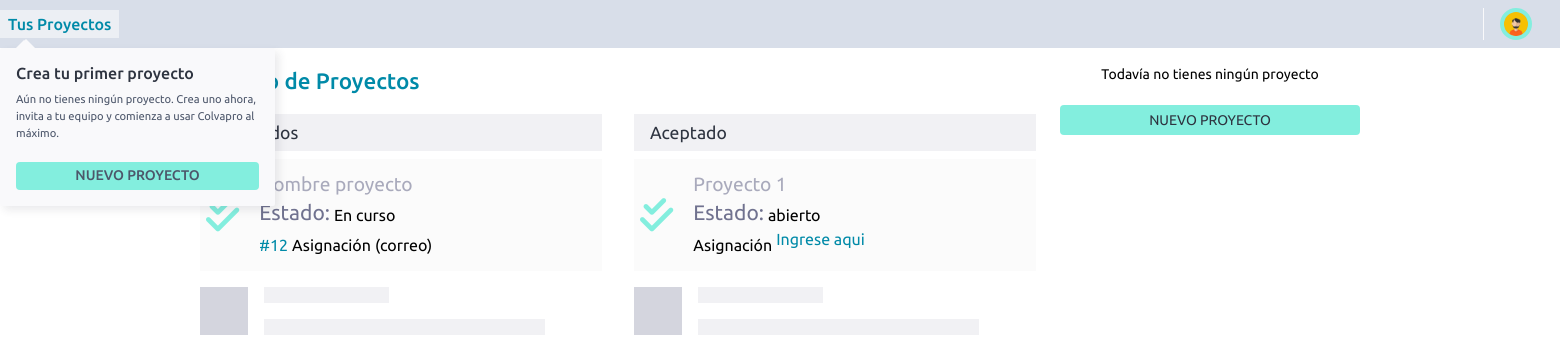
Page /project/manager/1/ on the earlier database version.
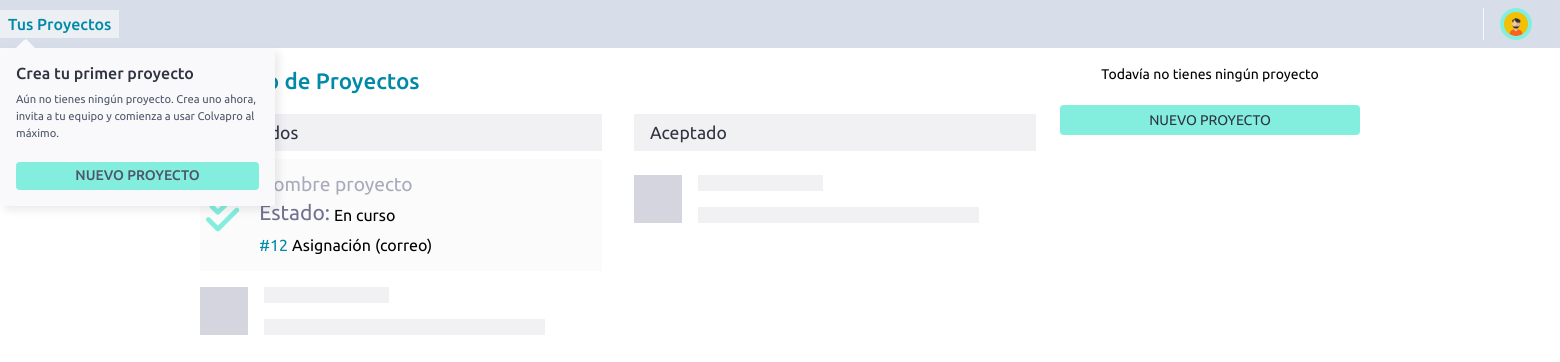
Same page on the later database version.
### gestor/models.py (models this page shows)
class Proyecto(models.Model):
    STATES = (
        ('abierto', 'Abierto'),
        ('suspendido', 'Suspendido'),
        ('cerrado', 'Cerrado'),
    )
    CATEGORIA = (
        ('I', 'Tipo I'),
        ('II', 'Tipo II'),
        ('III', 'Tipo III'),
        ('IV', 'Tipo IV'),
    )
    FASES = (
        ('inicio', 'Inicio'),
        ('planeacion', 'Planeación'),
        ('ejecucion', 'Ejecución'),
        ('monitoreo_control', 'Monitoreo y Control'),
        ('cierre', 'Cierre'),
    )
    TYPE =(
        ('abierto', 'Proyectos Integración'),
        ('suspendido', 'Necesidades entrega operación'),
        ('desarollo', 'Proyectos Producto Propio'),
        ('cerrado', 'Cerrado'),
    )
    name = models.CharField(max_length=100)
    codigo = models.CharField(max_length=100) ## auto increment - automatico
    description = models.TextField()
    fecha_creacion = models.DateField(auto_now_add=True)
    fecha_inicio_planeada = models.DateField(null=True, blank=True) #
    fecha_inicio_real = models.DateField(null=True, blank=True) ##  automatica
    fecha_finalizacion_planeada = models.DateField(null=True, blank=True)
    fecha_finalizacion_real = models.DateField(null=True, blank=True) # automatica
    alcance = models.TextField()
    estado = models.CharField(max_length=50 , choices=STATES) ## generar tipos
    porcentaje_completado = models.IntegerField(default=0) ## automatico
    tipo = models.CharField(max_length=50 , choices = TYPE ) ##  proyecto o necesidad
    user = models.ForeignKey(Usuario, on_delete=models.CASCADE)
    lider = models.CharField(max_length=100) ## automatico
    grupo = models.ManyToManyField('Grupo', related_name='proyectos', blank=False) ## grupo asociado lista desplegable - brayan
    categoria = models.CharField(max_length=100 , choices = CATEGORIA) # desplegable  lista desplegable - brayan
    antecedentes = models.TextField() ###
    fase = models.CharField(max_length=100 ,choices = FASES) ### lista , brayan los tiene
    programas = models.ManyToManyField('Programa', related_name='proyectos', blank=False ) # lista falta llegar
    comentarios = models.TextField(null=True, blank=True) ##
    spi = models.FloatField(default=0) ## indicador
    es = models.FloatField(default=0) ## formualdo
    columna = models.BooleanField(default=False) ##  asignado

### gestor/views.py (the view)
# urls.py: path('project/manager/<str:id_gerente>/', inicio_gerente, name='inicio_manager'),
def inicio_gerente(request, id_gerente):
    usuario = Usuario.objects.get(id=id_gerente)
    proyectos = Proyecto.objects.filter(user=usuario)
    context = {
        'email': 'user.email',
        'first_name': 'user.first_name',
        'proyectos': proyectos,
    }
    return render(request, "./user/inicio_gerente.html", context)

### templates/user/inicio_gerente.html (shortened to what the changed rows need)
<!DOCTYPE html>
<html lang="es">
  <head>
    {% load static %}
    <link rel="stylesheet" href="{% static './css/theme-taiga.css' %}" />
  </head>
  <body>
    <div tg-navigation-bar="" ng-if="!errorHandling.showingError">
      <nav ng-if="vm.isEnabledHeader" class="navbar">
        <div class="nav-left">
          <div
            tg-dropdown-project-list="tg-dropdown-project-list"
            class="topnav-dropdown-wrapper"
          >
            <div class="dropdown-project-list">
              <div class="navbar-dropdown">
                <div>
                  <h2>Crea tu primer proyecto</h2>
                </div>
              </div>
            </div>
          </div>
        </div>
      </nav>
    </div>
    <div ng-if="!errorHandling.showingError">
      <div ng-view="" class="master">
        <div class="home-wrapper centered">
          <div class="duty-summary">
            <h1>Tablero de Proyectos</h1>
            <tg-working-on class="dashboard-container">
              <section class="working-on-container">
                <header>
                  <h2 class="title-bar working-on-title">Asignados</h2>
                </header>
              </section>
              <section class="watching-container">
                <header>
                  <h2 class="title-bar watching-title">Aceptado</h2>
                </header>
                <div class="watching-empty" >
                  {% for proyecto in  proyectos %}
                    <div class="contCard">
                        <div class="imagen">
                          <i class="fas fa-check-double"></i>
                        </div>
                        <div class="textos">
                          <h3>{{proyecto.name}}</h3>
                          <div class="estadotarea">
                            <span class="tarea">Estado:</span>
                            <p class="estado">{{proyecto.estado}}</p>
                          </div>
                          <div class="contAsig">
                            <p class="datenumText">Asignación</p>
                            <a  href="{% url 'project' id_proyect=proyecto.id %}" class="asg">Ingrese aqui</a>
                          </div>
                        </div>
                      </div>
                      {% endfor %}
                </div>
              </section>
            </tg-working-on>
          </div>
        </div>
      </div>
    </div>
  </body>
</html>

Differences in the rows shown:
removed Proyecto: name "Proyecto 1", estado "abierto"
